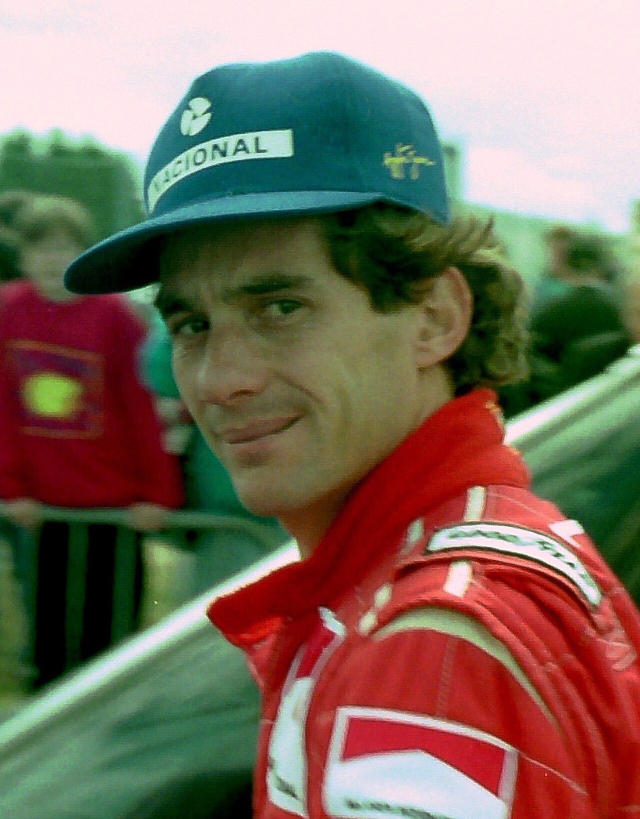
#> input picture mente-mulher-estoica/posts/fotos_terceiros/senna_1993_martin_lee.jpg, 1280 x 1638 px (shown at 1/2 size)
$ python foto_salpicada.py ../posts/fotos_terceiros/senna_1993_martin_lee.jpg ../posts/fotos_terceiros/senna_1993_martin_lee.jpg
#> lines starting #> are read from the running program, lines starting #| are printed output that depends on the picture
### mente-mulher-estoica/videos/estilo.py
"""Identidade visual dos vídeos da @mente.mulher.estoica.

Preto e branco editorial, dourado como acento, serifa elegante e muito respiro.
Tudo que define a aparência dos vídeos fica aqui, para os dois geradores
(reel de frases e legendas) falarem a mesma língua visual.
"""

import re
from pathlib import Path

import numpy as np
from PIL import Image, ImageDraw, ImageFont

PASTA = Path(__file__).resolve().parent
FONTES = PASTA / "fontes"

# Formato Reels / Stories
LARGURA, ALTURA, FPS = 1080, 1920, 30

# Paleta
PRETO = (11, 11, 11)
BRANCO = (242, 238, 230)  # off-white, menos agressivo que o branco puro
DOURADO = (196, 160, 98)
CINZA = (130, 126, 120)

ARROBA = "@mente.mulher.estoica"
ASSINATURA = "MENTE MULHER ESTOICA"

# Área segura do Reels: o topo e a base ficam cobertos pela interface do app
MARGEM_X = 110
TOPO_SEGURO = 260
BASE_SEGURA = ALTURA - 420


def fonte(nome, tamanho, peso=400):
    """Carrega uma fonte variável da pasta fontes/ no peso pedido."""
    f = ImageFont.truetype(str(FONTES / nome), tamanho)
    try:
        f.set_variation_by_axes([peso])
    except OSError:
        pass
    return f


def serifa(tamanho, peso=400):
    return fonte("CormorantGaramond.ttf", tamanho, peso)


def serifa_italica(tamanho, peso=500):
    return fonte("CormorantGaramond-Italic.ttf", tamanho, peso)


def playfair(tamanho, italica=False):
    """Playfair Display estática: acentos corretos (a Cormorant variável desloca o circunflexo)."""
    return ImageFont.truetype(str(FONTES / ('PlayfairDisplay-Italic.ttf' if italica else 'PlayfairDisplay.ttf')), tamanho)


def sem_serifa(tamanho, peso=500):
    return fonte("Montserrat.ttf", tamanho, peso)


# [58 lines left out: functions quebrar_linhas, texto_espacado, fundo, moldura, granulado, not called in this run]


class Camada:
    """Imagem RGBA recortada e pré-multiplicada, pronta para compor quadro a quadro."""

    # [86 lines left out: functions __init__, compor, _altura_bloco, tela_de_texto, tela_final, tela_final_linhas and 1 more, not called in this run]


def para_bytes(quadro):
    return np.clip(quadro, 0, 255).astype(np.uint8).tobytes()

### mente-mulher-estoica/videos/midia.py
"""Conversa com o ffmpeg: duração de arquivos, gravação de quadros e mixagem de áudio."""

import json
import subprocess
from pathlib import Path

from estilo import ALTURA, FPS, LARGURA


# [15 lines left out: functions duracao, tem_audio, not called in this run]


def gravador(caminho, estatico=True):
    """Abre o ffmpeg esperando quadros RGB crus pela entrada padrão.

    `estatico` ajusta o codificador para telas de texto paradas; use False em
    vídeo gravado, com movimento.
    """
    ajuste = ["-tune", "stillimage"] if estatico else []
    return subprocess.Popen(
        ["ffmpeg", "-y", "-loglevel", "error",
         "-f", "rawvideo", "-pix_fmt", "rgb24", "-s", f"{LARGURA}x{ALTURA}", "-r", str(FPS), "-i", "-",
         "-c:v", "libx264", "-preset", "medium", "-crf", "20", *ajuste,
         "-pix_fmt", "yuv420p",
         str(caminho)],
        stdin=subprocess.PIPE,
    )


# [51 lines left out: functions leitor, juntar_audio, not called in this run]

### mente-mulher-estoica/videos/foto_salpicada.py
"""Foto com frases salpicadas (formato da base 018).
A foto fica em preto e branco, escurecida, com zoom lento; as frases aparecem
uma a uma em pontos diferentes da tela e ficam até o fim; a última entra em dourado.
Uso: python3 foto_salpicada.py foto.jpg saida.mp4
A foto nunca entra no repositório; a saída vai para posts/saida (ignorada pelo git).
"""
import sys, numpy as np
sys.path.insert(0, '/home/user/Digite-meu-primeiro-projeto/mente-mulher-estoica/videos')
import estilo, midia
from PIL import Image, ImageDraw, ImageFilter, ImageOps
from pathlib import Path
W, H, FPS = 1080, 1920, 30
B, G, C = estilo.BRANCO, estilo.DOURADO, estilo.CINZA
foto, saida = Path(sys.argv[1]), Path(sys.argv[2])
def ap(t, t0, d=0.5): return estilo.suavizar((t - t0) / d) if t > t0 else 0.0

TITULO = 'Ser estoico é:'
# (frase, x, y, alinhamento) espalhadas, fora do centro e dentro da área segura
FRASES = [('Aceitar o que acontece', 70, 700, 'lm'),
          ('Focar no que depende de você', 1010, 805, 'rm'),
          ('Desejar só o que depende de você', 70, 910, 'lm'),
          ('Governar o diálogo interno', 1010, 1015, 'rm'),
          ('Firmeza sem dureza', 70, 1120, 'lm'),
          ('Não temer a morte', 1010, 1225, 'rm'),
          ('Viver segundo a razão', 70, 1330, 'lm')]
FINAL = 'Ser senhor de si.'
T0, PASSO = 1.6, 1.7
T_FINAL = T0 + len(FRASES) * PASSO + 0.3
T = T_FINAL + 3.6

img = ImageOps.exif_transpose(Image.open(foto)).convert('L')
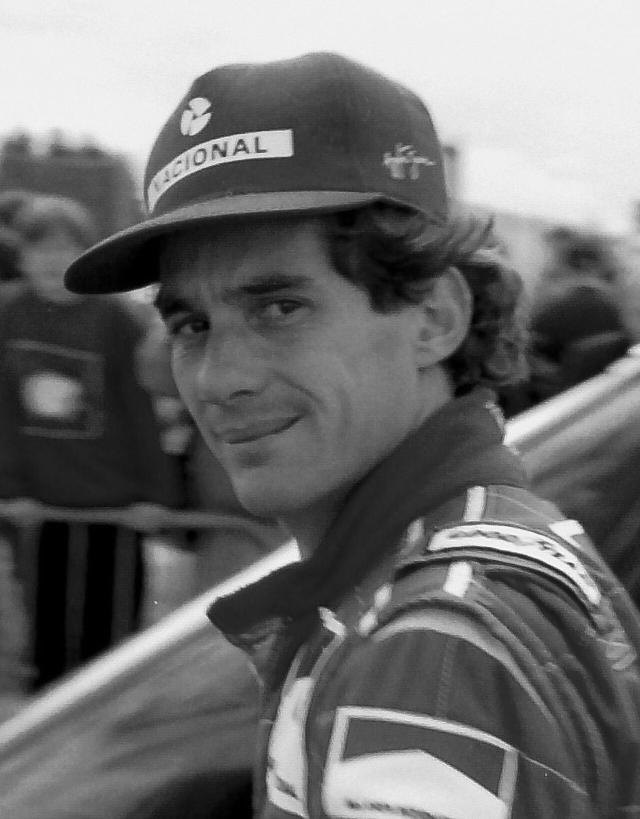
#> img: PIL image 1280x1638 L (shown at 1/2 size); min 0, max 255, mean 110.9
TOPO = 250                      # a foto entra inteira na largura, abaixo do título
esc = W / img.width
#> esc = 0.844
img = img.resize((W, int(img.height * esc)), Image.LANCZOS)
#> img: PIL image 1080x1382 L
ph = np.asarray(img, np.float32)
m = np.ones(ph.shape[0], np.float32)
#> m = 1382 values from 1 to 1
borda = 140
m[:borda] = np.linspace(0, 1, borda); m[-borda:] = np.linspace(1, 0, borda)
ph = ph * m[:, None]
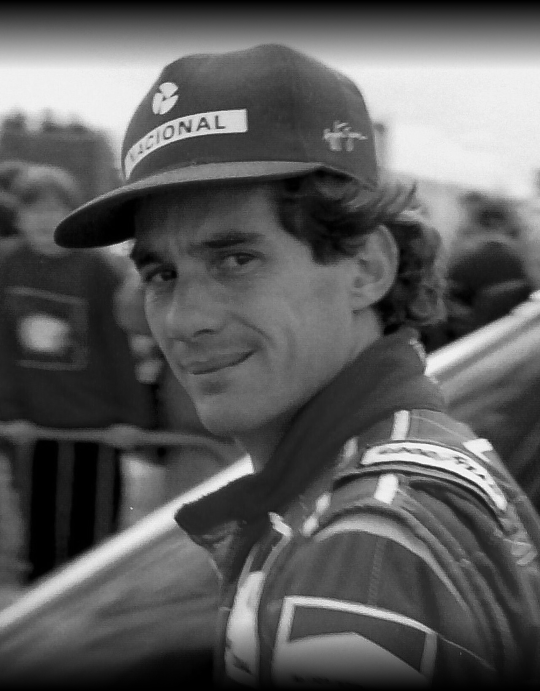
#> ph: shape (1382, 1080) float32 (shown at 1/2 size); min 0, max 255, mean 93.2
base = np.zeros((H, W), np.float32)
alt = min(ph.shape[0], H - TOPO)
#> alt = 1382
base[TOPO:TOPO + alt] = ph[:alt]
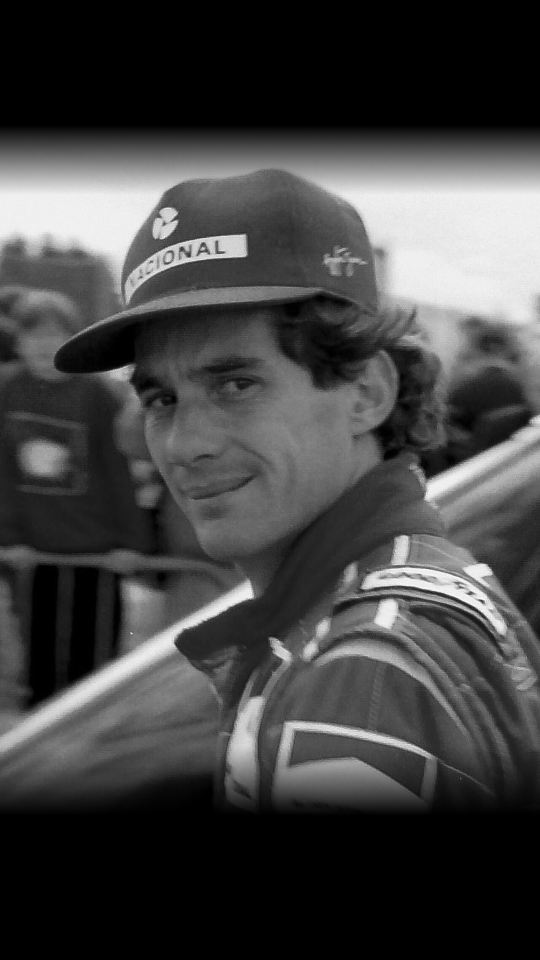
#> base: shape (1920, 1080) float32 (shown at 1/2 size); min 0, max 255, mean 67.1
yy, xx = np.mgrid[0:H, 0:W]
vinheta = 1 - 0.55 * (((xx - W/2) / (W/2)) ** 2 + ((yy - H/2) / (H/2)) ** 2) / 2
f_tit = estilo.serifa_italica(60, 700)
f_fr = estilo.serifa(48, 700)
f_fim = estilo.serifa_italica(76, 700)

def escrever(d, xy, s, f, cor, a, anc):
    if a <= 0.01: return
    for dx, dy in ((2, 2), (0, 3), (3, 0)):
        d.text((xy[0] + dx, xy[1] + dy), s, font=f, fill=(0, 0, 0, int(170 * a)), anchor=anc)
    d.text(xy, s, font=f, fill=cor + (int(255 * a),), anchor=anc)

ff = midia.gravador(saida.with_suffix('.mudo.mp4'), estatico=False)
#> (the run stopped early here; a loop or call above may not have finished)
